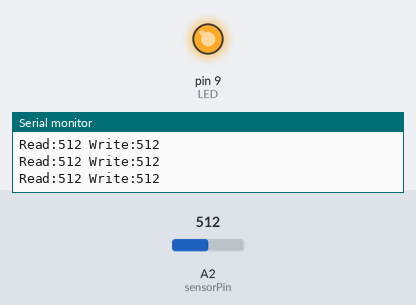
Simulated run of this sketch. Board: Arduino Uno, built with avr-gcc and run on an emulated ATmega328P. Parts: output pins drawn as LEDs (lit = HIGH), the last lines printed to the serial monitor. The inputs (shaded band) are chosen by the test bench; at power-on: A2 (sensorPin) = 512.

Above: at 1.2 s.
1.3 s: A2 (sensorPin) set to 122
At 2.0 s:
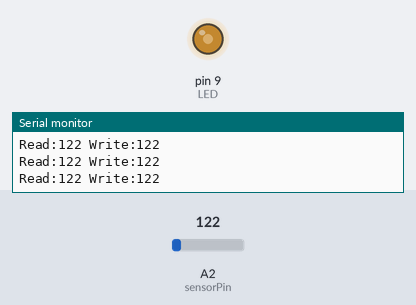
2.8 s: A2 (sensorPin) set to 0
At 3.5 s:
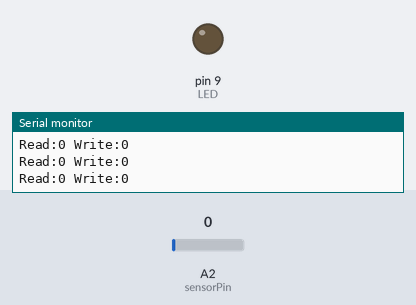
4.3 s: A2 (sensorPin) set to 306
At 4.8 s:
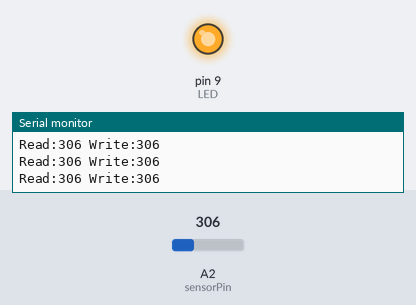
Timing chart, 0 to 7.3 s (numbered marks = the images above; inputs shaded):
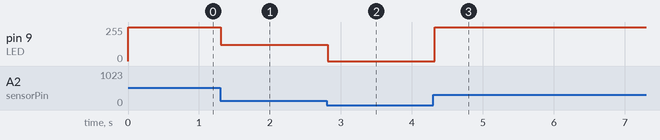

Measured:
- after the input at 1.3 s, pin 9 (LED): 255/255 → 122/255 at once
- after the input at 2.8 s, pin 9 (LED): 122/255 → 0/255 at once
- after the input at 4.3 s, pin 9 (LED): 0/255 → 255/255 at once

The sketch:

Lectuer13-photoresister.ino
```cpp
int sensorPin = A2;
int LED = 9;
int value = 0;
void setup() {
Serial.begin(9600);
pinMode(LED,OUTPUT);
}
void loop(){
value = analogRead(sensorPin);
Serial.print("Read:");
Serial.print(value, DEC);
//把AD值200-800 Scale to 0-255
value = map(value,200, 800, 200, 800);
Serial.print(" Write:");
analogWrite(LED,value);
Serial.println(value, DEC);
delay(100);
}
```
